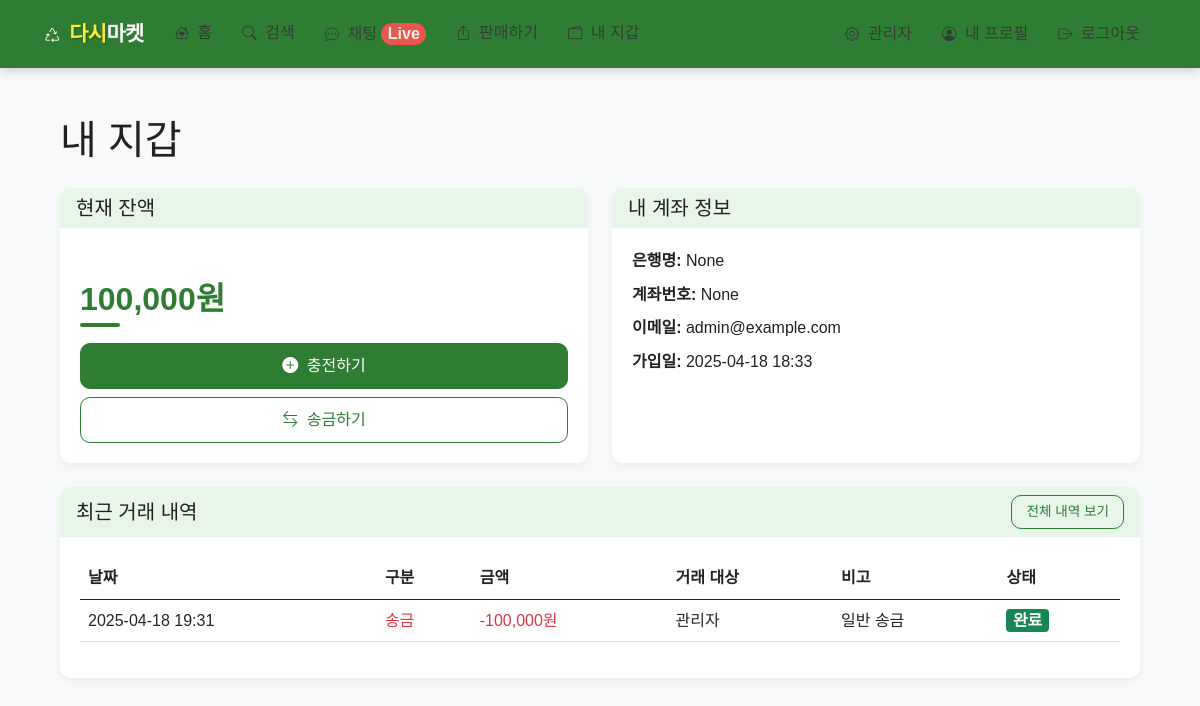
The app's page /wallet/ (signed in) with its own data.
### app/models.py (models this page shows, shortened)
class Wallet(db.Model):
    __tablename__ = 'wallets'
    id = db.Column(db.Integer, primary_key=True)
    user_id = db.Column(db.Integer, db.ForeignKey('users.id'), nullable=False)
    balance = db.Column(db.Integer, default=0)
    created_at = db.Column(db.DateTime, default=datetime.utcnow)
    updated_at = db.Column(db.DateTime, default=datetime.utcnow, onupdate=datetime.utcnow)
    sent_transfers = db.relationship('Transfer', foreign_keys='Transfer.sender_id', backref='sender', lazy='dynamic')
    received_transfers = db.relationship('Transfer', foreign_keys='Transfer.receiver_id', backref='receiver', lazy='dynamic')

class User(UserMixin, db.Model):
    __tablename__ = 'users'
    id = db.Column(db.Integer, primary_key=True)
    email = db.Column(db.String(120), unique=True, nullable=False)
    password_hash = db.Column(db.String(256), nullable=False)
    username = db.Column(db.String(64), nullable=False)
    profile_image = db.Column(db.String(120), nullable=True)
    created_at = db.Column(db.DateTime, default=datetime.utcnow)
    is_admin = db.Column(db.Boolean, default=False)
    is_active = db.Column(db.Boolean, default=True)
    bank_name = db.Column(db.String(50), nullable=True)
    account_number = db.Column(db.String(30), nullable=True)
    products = db.relationship('Product', backref='seller', lazy='dynamic')
    wallet = db.relationship('Wallet', backref='user', uselist=False)

class Transfer(db.Model):
    __tablename__ = 'transfers'
    id = db.Column(db.Integer, primary_key=True)
    sender_id = db.Column(db.Integer, db.ForeignKey('wallets.id'), nullable=False)
    receiver_id = db.Column(db.Integer, db.ForeignKey('wallets.id'), nullable=False)
    amount = db.Column(db.Integer, nullable=False)
    product_id = db.Column(db.Integer, db.ForeignKey('products.id'), nullable=True)
    status = db.Column(db.String(20), default='completed')  # completed, pending, failed
    created_at = db.Column(db.DateTime, default=datetime.utcnow)

### app/wallet/routes.py (the view)
@bp.route('/', methods=['GET'])
@login_required
def index():
    if not current_user.wallet:
        wallet = Wallet(user_id=current_user.id)
        db.session.add(wallet)
        db.session.commit()
    transfers = (Transfer.query
                .filter((Transfer.sender_id == current_user.wallet.id) |
                        (Transfer.receiver_id == current_user.wallet.id))
                .order_by(desc(Transfer.created_at))
                .limit(10)
                .all())
    return render_template('wallet/index.html', title='내 지갑', transfers=transfers)

### app/models.py (called while the page is built)
@login_manager.user_loader
def load_user(id):
    return User.query.get(int(id))

### app/templates/wallet/index.html (shortened to what this page needs)
{% extends 'base.html' %}
{% block content %}
<div class="container">
    <h1 class="mb-4">내 지갑</h1>
    <div class="row">
        <div class="col-md-6 mb-4">
            <div class="card">
                <div class="card-header">
                    <h5 class="mb-0">현재 잔액</h5>
                </div>
                <div class="card-body">
                    <h2 class="text-primary mb-4">{{ current_user.wallet.balance|format_number }}원</h2>
                    <div class="d-grid gap-2">
                        <a href="{{ url_for('wallet.charge') }}" class="btn btn-primary">
                            <i class="bi bi-plus-circle-fill me-1"></i> 충전하기
                        </a>
                        <a href="{{ url_for('wallet.transfer') }}" class="btn btn-outline-primary">
                            <i class="bi bi-arrow-left-right me-1"></i> 송금하기
                        </a>
                    </div>
                </div>
            </div>
        </div>
        <div class="col-md-6 mb-4">
            <div class="card">
                <div class="card-header">
                    <h5 class="mb-0">내 계좌 정보</h5>
                </div>
                <div class="card-body">
                    <p class="mb-2"><strong>은행명:</strong> {{ current_user.bank_name }}</p>
                    <p class="mb-2"><strong>계좌번호:</strong> {{ current_user.account_number }}</p>
                    <p class="mb-2"><strong>이메일:</strong> {{ current_user.email }}</p>
                    <p class="mb-0"><strong>가입일:</strong> {{ current_user.created_at|date_format }}</p>
                </div>
            </div>
        </div>
    </div>
    <div class="card">
        <div class="card-header d-flex justify-content-between align-items-center">
            <h5 class="mb-0">최근 거래 내역</h5>
            <a href="{{ url_for('wallet.history') }}" class="btn btn-sm btn-outline-primary">전체 내역 보기</a>
        </div>
        <div class="card-body">
            {% if transfers %}
            <div class="table-responsive">
                <table class="table table-hover">
                    <thead>
                        <tr>
                            <th>날짜</th>
                            <th>구분</th>
                            <th>금액</th>
                            <th>거래 대상</th>
                            <th>비고</th>
                            <th>상태</th>
                        </tr>
                    </thead>
                    <tbody>
                        {% for transfer in transfers %}
                        <tr>
                            <td>{{ transfer.created_at|date_format }}</td>
                            <td>
                                {% if transfer.sender_id == current_user.wallet.id %}
                                <span class="text-danger">송금</span>
                                {% else %}
                                <span class="text-success">입금</span>
                                {% endif %}
                            </td>
                            <td>
                                {% if transfer.sender_id == current_user.wallet.id %}
                                <span class="text-danger">-{{ transfer.amount|format_number }}원</span>
                                {% else %}
                                <span class="text-success">+{{ transfer.amount|format_number }}원</span>
                                {% endif %}
                            </td>
                            <td>
                                {% if transfer.sender_id == current_user.wallet.id %}
                                {{ transfer.receiver.user.username }}
                                {% else %}
                                {{ transfer.sender.user.username }}
                                {% endif %}
                            </td>
                            <td>
                                {% if transfer.product_id %}
                                <a href="{{ url_for('product.view_product', product_id=transfer.product_id) }}">
                                    상품 구매
                                </a>
                                {% else %}
                                일반 송금
                                {% endif %}
                            </td>
                            <td>
                                <span class="badge {% if transfer.status == 'completed' %}bg-success{% elif transfer.status == 'pending' %}bg-warning{% else %}bg-danger{% endif %}">
                                    {% if transfer.status == 'completed' %}완료{% elif transfer.status == 'pending' %}처리중{% else %}실패{% endif %}
                                </span>
                            </td>
                        </tr>
                        {% endfor %}
                    </tbody>
                </table>
            </div>
            {% else %}
            <div class="alert alert-info">
                아직 거래 내역이 없습니다.
            </div>
            {% endif %}
        </div>
    </div>
</div>
{% endblock %}

### app/static/css/style.css (style rules this page uses)
:root { --primary-color: #FF7E36; --secondary-color: #56C4C5; --accent-color: #3A86FF; --light-color: #FFF8F0; --dark-color: #363636; --gray-color: #f8f9fa; --border-radius: 10px; --box-shadow: 0 4px 12px rgba(0, 0, 0, 0.08); }
body { font-family: 'Pretendard', 'Noto Sans KR', -apple-system, BlinkMacSystemFont, sans-serif; background-color: var(--light-color); color: var(--dark-color); line-height: 1.6; padding-bottom: 0; }
.btn { border-radius: var(--border-radius); font-weight: 500; padding: 10px 20px; transition: all 0.2s ease; }
.btn-primary { background-color: var(--primary-color) !important; border-color: var(--primary-color) !important; }
.btn-outline-primary { color: var(--primary-color) !important; border-color: var(--primary-color) !important; }
.btn-sm { padding: 6px 14px; font-size: 0.85rem; }
.container { padding: 20px 15px; }
.card { border-radius: var(--border-radius); border: none; box-shadow: var(--box-shadow); transition: transform 0.3s ease, box-shadow 0.3s ease; overflow: hidden; height: 100%; background-color: white; }
.card-body { padding: 1.25rem; }
h2 { font-weight: 700; margin-top: 2rem; margin-bottom: 1.5rem; position: relative; display: inline-block; }
h2:after { content: ''; position: absolute; bottom: -8px; left: 0; width: 40px; height: 4px; background-color: var(--primary-color); border-radius: 2px; }

### app/templates/base.html (style rules this page uses)
:root { --primary-color: #2E7D32; --secondary-color: #1B5E20; --accent-color: #FF5252; --accent-color-dark: #D32F2F; --background-color: #F8F9FA; --light-accent: #E8F5E9; --text-color: #212121; --light-text: #FFFFFF; --border-radius: 10px; }
body { font-family: 'Pretendard', 'Noto Sans KR', sans-serif; background-color: var(--background-color); color: var(--text-color); }
.btn-primary { background-color: var(--primary-color); border-color: var(--primary-color); color: var(--light-text); }
.btn-outline-primary { color: var(--primary-color); border-color: var(--primary-color); }
.card { border-radius: var(--border-radius); box-shadow: 0 4px 8px rgba(0, 0, 0, 0.05); border: none; }
.card-header { background-color: var(--light-accent); border-bottom: none; font-weight: 600; }
.text-primary { color: var(--primary-color) !important; }
.badge { font-size: inherit; padding: 0.2em 0.4em; }

### records on screen
Wallet: wallet.balance "100,000"
User: bank_name "None", account_number "None", email "admin@example.com", created_at "2025-04-18 18:33"
Transfer: shows "송금", shows "일반 송금", status "완료"
